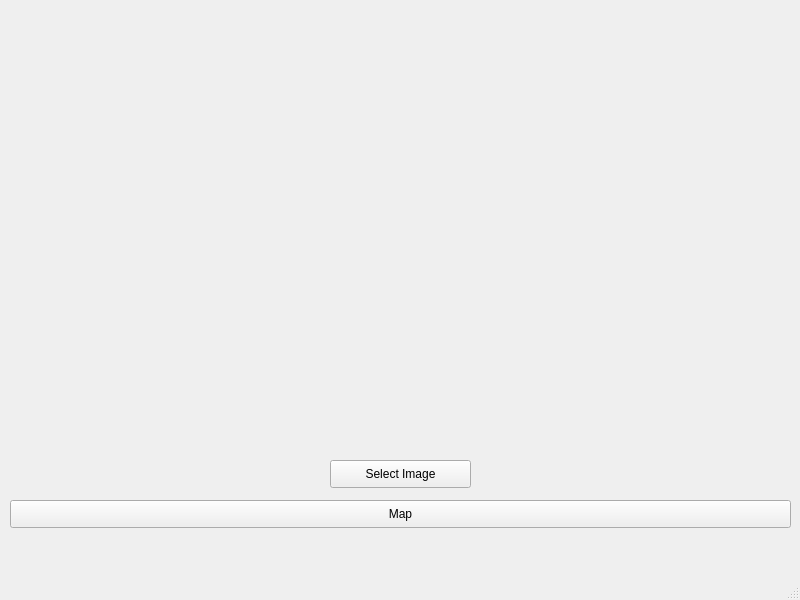
<?xml version="1.0" encoding="UTF-8"?>
<ui version="4.0">
 <class>MainWindow</class>
 <widget class="QMainWindow" name="MainWindow">
  <property name="geometry">
   <rect>
    <x>0</x>
    <y>0</y>
    <width>800</width>
    <height>600</height>
   </rect>
  </property>
  <property name="windowTitle">
   <string>MainWindow</string>
  </property>
  <widget class="QWidget" name="centralwidget">
   <widget class="QPushButton" name="Select_Button">
    <property name="geometry">
     <rect>
      <x>330</x>
      <y>460</y>
      <width>141</width>
      <height>28</height>
     </rect>
    </property>
    <property name="text">
     <string>Select Image</string>
    </property>
   </widget>
   <widget class="QPushButton" name="Map_Button">
    <property name="geometry">
     <rect>
      <x>10</x>
      <y>500</y>
      <width>781</width>
      <height>28</height>
     </rect>
    </property>
    <property name="text">
     <string>Map</string>
    </property>
   </widget>
   <widget class="QLabel" name="label">
    <property name="geometry">
     <rect>
      <x>24</x>
      <y>25</y>
      <width>751</width>
      <height>411</height>
     </rect>
    </property>
    <property name="text">
     <string/>
    </property>
    <property name="alignment">
     <set>Qt::AlignCenter</set>
    </property>
   </widget>
  </widget>
  <widget class="QMenuBar" name="menubar">
   <property name="geometry">
    <rect>
     <x>0</x>
     <y>0</y>
     <width>800</width>
     <height>26</height>
    </rect>
   </property>
  </widget>
  <widget class="QStatusBar" name="statusbar"/>
 </widget>
 <resources/>
 <connections/>
</ui>
